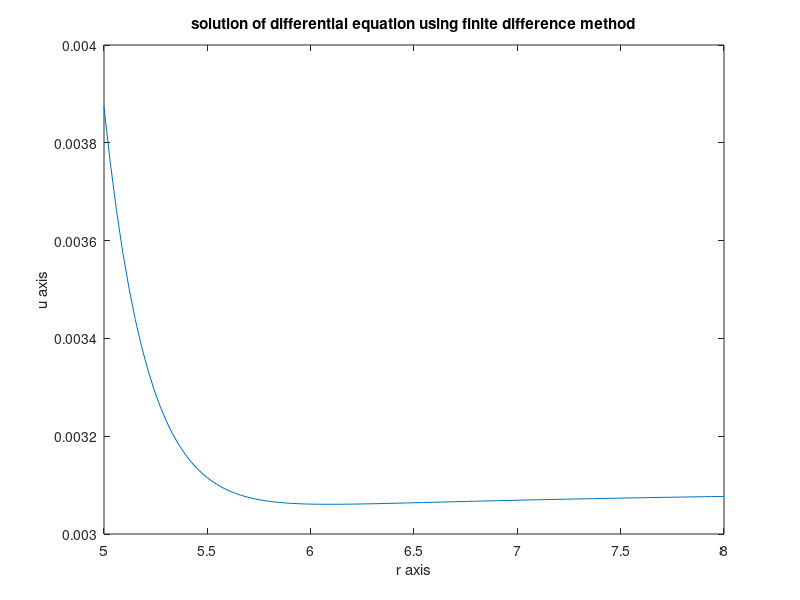

Reproduce this figure in MATLAB.
clear all
close all
clc

r= linspace(5,8,100);
dr=r(2)-r(1);
a=eye(100,100);
for i=1:98;
  ui_m1=1/(dr^2);
  ui=(-2/power(dr,2))-(1/(dr)*(5+i*dr))-(1/power((5+i*dr),2));
  ui_p1=(1/power(dr,2))+(1/(dr)*(5+i*dr));
  a(i+1,[i i+1 i+2])=[ui_m1 ui ui_p1];
end
c=zeros(100,1);
c(1)=.0038731;
c(100)=.0030769;
u=inv(a)*c;
plot(r,u)
title('solution of differential equation using finite difference method')
xlabel('r axis')
ylabel('u axis')
